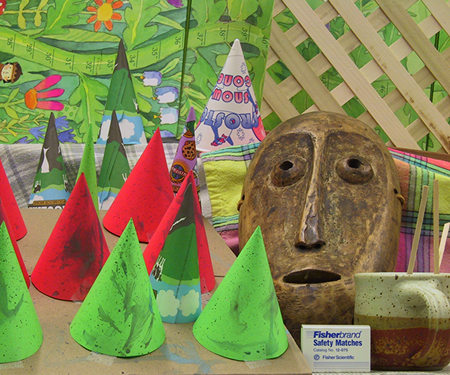
%> input picture DIBR/im2.ppm, 450 x 375 px
$ octave warping.m   (GNU Octave 9; MATLAB toolbox functions it lacks are replaced by stand-ins)
%> lines starting %> are read from the running program, lines starting %| are printed output that depends on the picture; in (x1, y1, x2, y2) boxes, pixels count from 0 and x2, y2 are one past the last pixel; in counts of white or black regions, pixels touching at a corner belong together; the program's own positions count from 1
clc;
clearvars;

T = imread('im2.ppm'); %read input image
%> T is the input picture: size 375x450x3 uint8; mean R, G, B 132.6, 130.2, 82.3
D = imread('disp2.pgm'); %read input depth
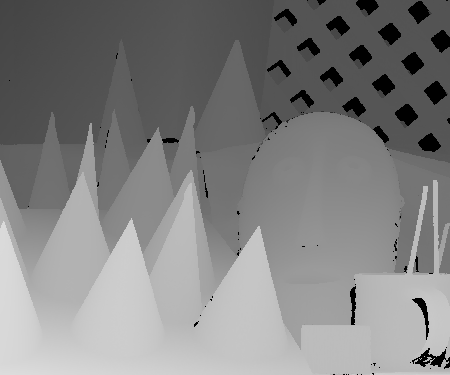
%> input picture DIBR/disp2.pgm, 450 x 375 px
%> D is the input picture: size 375x450 uint8; min 0, max 220, mean 129.8
scale = 8;

[height,width]=size(D);
%> height = 375; width = 450

view = zeros(height,width,3,'uint8'); %create blank virtual view
hole_map = ones(height,width,'logical'); %create hole map, 1 for none-hole, 0 for hole

%% Modify below code

for y = 1:height
    for x = width:-1:1
        warp_location = x - double(D(y,x)/scale);
        if(warp_location>0)
            view(y,warp_location,:) = T(y,x,:);
            hole_map(y,warp_location) = 0;
        end
    end
end
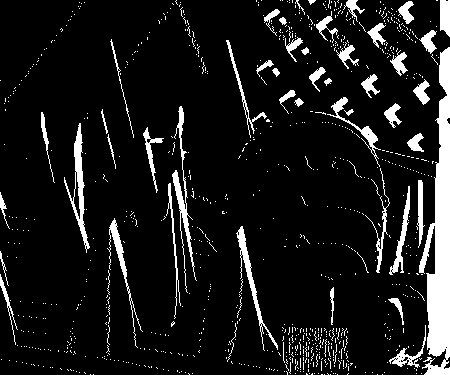
%> hole_map: size 375x450 logical; 10.1% white; 916 white regions (863 under 20 px), largest, box (x1, y1, x2, y2) and area: (419, 47, 450, 375) 5155, (64, 123, 90, 253) 813, (172, 106, 197, 293) 811
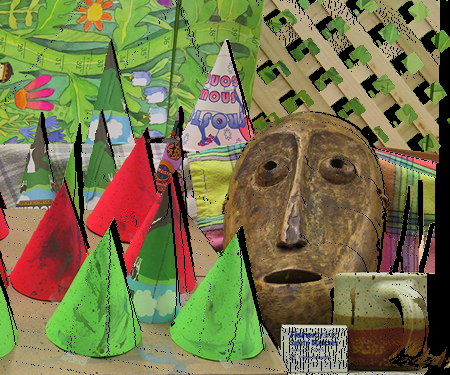
%> view: size 375x450x3 uint8; mean R, G, B 118.1, 116.2, 73.8

%% Hole Filling. If you modify below code to enhance image quality, you will get bonus score

%> (the run ends here)
